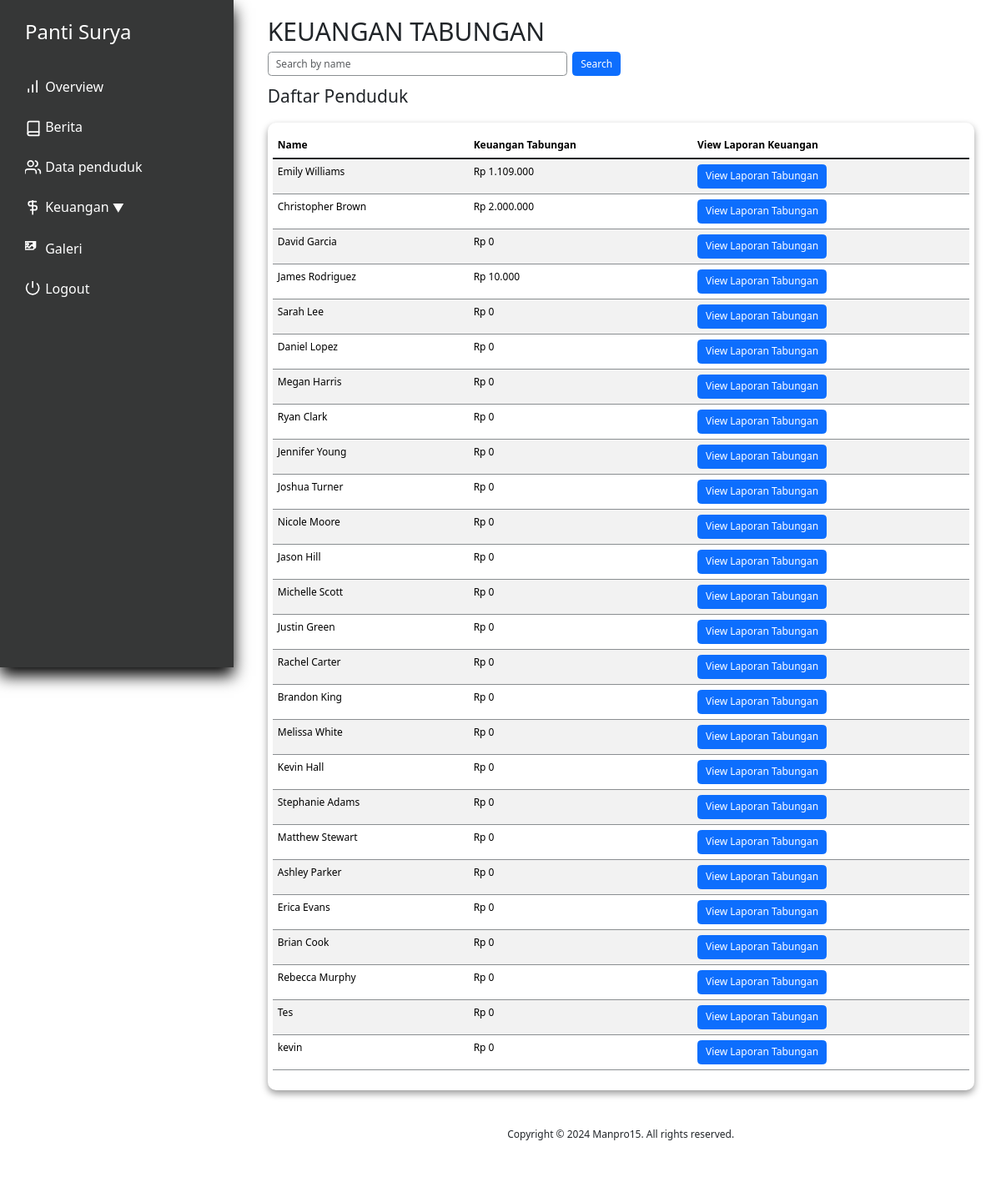
Before: /keuangan_tabungan.php (signed in) with the older database file.
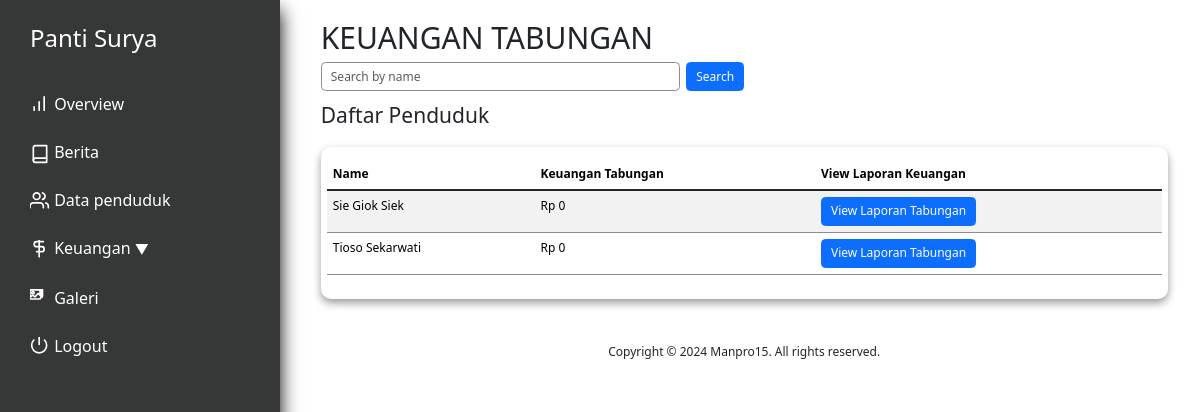
After: the same page with the newer database file.
### tables this page shows
CREATE TABLE `penduduk` (
  `id` int(11) NOT NULL,
  `nama` varchar(250) NOT NULL,
  `alamat` varchar(100) NOT NULL,
  `tanggal_masuk` date DEFAULT NULL,
  `keuangan_pondokkan` int(11) NOT NULL,
  `keuangan_tabungan` int(11) NOT NULL,
  `keuangan_obat` int(11) NOT NULL,
  `keuangan_total` int(11) NOT NULL,
  `profile_picture` varchar(100) NOT NULL,
  `KTP` varchar(100) DEFAULT NULL,
  `KK` varchar(100) DEFAULT NULL,
  `BPJS` varchar(100) DEFAULT NULL,
  `deposit` int(11) DEFAULT NULL,
  `status` tinyint(1) NOT NULL DEFAULT 0,
  `tempat_lahir` varchar(100) NOT NULL DEFAULT '',
  `agama` varchar(15) NOT NULL DEFAULT ' ',
  `tanggal_lahir` date DEFAULT NULL,
  `nomor_induk` int(11) NOT NULL DEFAULT 0
);

### utils.php (called while the page is built, shortened)
<?php
class myDB
{
    private $host = "localhost";
    private $username = "root";
    private $password = "";
    private $database = "pantisurya";
    private $db;
    function __construct()
    {
        if ($this->db == null) {
            try {
                $this->db = new PDO("mysql:host=$this->host;dbname=$this->database", $this->username, $this->password);
                $this->db->setAttribute(PDO::ATTR_ERRMODE, PDO::ERRMODE_EXCEPTION);
            } catch (PDOException $e) {
                echo "Connection failed: " . $e->getMessage();
            }
        }
    }
    function getAllPenduduk()
    {
        $query = "SELECT * FROM penduduk WHERE status=0";
        $res = $this->db->prepare($query);
        $res->execute();
        return $res;
    }
    function formatRupiah($number) {
        return 'Rp ' . number_format($number, 0, ',', '.');
    }
}

### keuangan_tabungan.php (the view, shortened to what this page needs)
<?php
require 'utils.php';
$db = new myDB();
$stmt_all_residents = $db->getAllPenduduk();
$residents = $stmt_all_residents->fetchAll(PDO::FETCH_ASSOC);
?>
<!DOCTYPE html>
<html lang="en">
<head>
    <?php include "layout/stylejquerynbs5.php" ?>
    <link rel="stylesheet" href="layout/indexstyle.css">
    <link rel="stylesheet" href="layout/styledatasiswa.css">
</head>
<body>
    <div class="app">
        <div class="dashboard">
            <?php include 'nav.php'?>
            <div class="main">
                <div class="pad">
                <h1>KEUANGAN TABUNGAN</h1>
                <div class="search-bar">
                    <form method="POST" class="d-flex">
                        <input type="text" name="search" placeholder="Search by name" id="search_by_name" class="form-control me-2">
                        <button type="submit" class="btn btn-primary">Search</button>
                    </form>
                </div>
                <div class="residents-table">
                    <h3 style="padding: 1rem; padding-left: 0;">Daftar Penduduk</h3>
                    <div class="content">
                        <table class="table table-striped">
                            <thead>
                                <tr>
                                    <th>Name</th>
                                    <th>Keuangan Tabungan</th>
                                    <th>View Laporan Keuangan</th>
                                </tr>
                            </thead>
                            <tbody class="table-group-divider" id="list_tabungan">
                                <?php foreach($residents as $resident): ?>
                                <tr>
                                    <td><?php echo $resident['nama']; ?></td>
                                    <td><?php echo $db->formatRupiah($resident['keuangan_tabungan']); ?></td>
                                    <td><button onclick="window.location.href='laporanTabungan.php?id=<?php echo $resident['id']; ?>'" class="btn btn-primary">View Laporan Tabungan</button></td>
                                </tr>
                                <?php endforeach; ?>
                            </tbody>
                        </table>
                    </div>
                </div>
                <?php include 'footer.php'?>
                </div>
            </div>
        </div>
    </div>
</body>
</html>

Changed rows visible on the page:
removed penduduk: nama "Emily Williams", keuangan_tabungan "Rp 1.109.000"
removed penduduk: nama "Christopher Brown", keuangan_tabungan "Rp 2.000.000"
removed penduduk: nama "David Garcia", keuangan_tabungan "Rp 0"
removed penduduk: nama "James Rodriguez", keuangan_tabungan "Rp 10.000"
removed penduduk: nama "Sarah Lee", keuangan_tabungan "Rp 0"
removed penduduk: nama "Daniel Lopez", keuangan_tabungan "Rp 0"
removed penduduk: nama "Megan Harris", keuangan_tabungan "Rp 0"
removed penduduk: nama "Ryan Clark", keuangan_tabungan "Rp 0"
removed penduduk: nama "Jennifer Young", keuangan_tabungan "Rp 0"
removed penduduk: nama "Joshua Turner", keuangan_tabungan "Rp 0"
removed penduduk: nama "Nicole Moore", keuangan_tabungan "Rp 0"
removed penduduk: nama "Jason Hill", keuangan_tabungan "Rp 0"
removed penduduk: nama "Michelle Scott", keuangan_tabungan "Rp 0"
removed penduduk: nama "Justin Green", keuangan_tabungan "Rp 0"
removed penduduk: nama "Rachel Carter", keuangan_tabungan "Rp 0"
removed penduduk: nama "Brandon King", keuangan_tabungan "Rp 0"
removed penduduk: nama "Melissa White", keuangan_tabungan "Rp 0"
removed penduduk: nama "Kevin Hall", keuangan_tabungan "Rp 0"
removed penduduk: nama "Stephanie Adams", keuangan_tabungan "Rp 0"
removed penduduk: nama "Matthew Stewart", keuangan_tabungan "Rp 0"
removed penduduk: nama "Ashley Parker", keuangan_tabungan "Rp 0"
removed penduduk: nama "Erica Evans", keuangan_tabungan "Rp 0"
removed penduduk: nama "Brian Cook", keuangan_tabungan "Rp 0"
removed penduduk: nama "Rebecca Murphy", keuangan_tabungan "Rp 0"
removed penduduk: nama "Tes", keuangan_tabungan "Rp 0"
removed penduduk: nama "kevin", keuangan_tabungan "Rp 0"
added penduduk: nama "Sie Giok Siek", keuangan_tabungan "Rp 0"
added penduduk: nama "Tioso Sekarwati", keuangan_tabungan "Rp 0"
